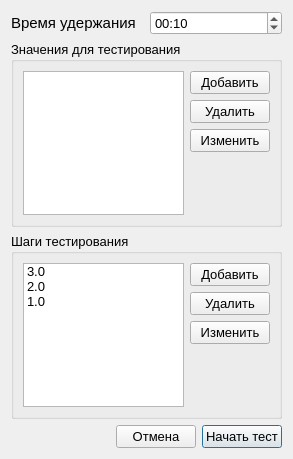
<?xml version="1.0" encoding="UTF-8"?>
<ui version="4.0">
 <class>OtherTestSettings</class>
 <widget class="QDialog" name="OtherTestSettings">
  <property name="geometry">
   <rect>
    <x>0</x>
    <y>0</y>
    <width>293</width>
    <height>459</height>
   </rect>
  </property>
  <property name="font">
   <font>
    <pointsize>14</pointsize>
   </font>
  </property>
  <property name="windowTitle">
   <string>Параметры тестирования</string>
  </property>
  <layout class="QVBoxLayout" name="verticalLayout_3">
   <item>
    <layout class="QHBoxLayout" name="horizontalLayout_3">
     <item>
      <widget class="QLabel" name="label">
       <property name="text">
        <string>&lt;html&gt;&lt;head/&gt;&lt;body&gt;&lt;p&gt;&lt;span style=&quot; font-size:11pt;&quot;&gt;Время удержания&lt;/span&gt;&lt;/p&gt;&lt;/body&gt;&lt;/html&gt;</string>
       </property>
      </widget>
     </item>
     <item>
      <widget class="QTimeEdit" name="timeEdit">
       <property name="font">
        <font>
         <pointsize>10</pointsize>
        </font>
       </property>
       <property name="currentSection">
        <enum>QDateTimeEdit::Section::SecondSection</enum>
       </property>
       <property name="displayFormat">
        <string>mm:ss</string>
       </property>
       <property name="currentSectionIndex">
        <number>1</number>
       </property>
       <property name="time">
        <time>
         <hour>0</hour>
         <minute>0</minute>
         <second>10</second>
        </time>
       </property>
      </widget>
     </item>
    </layout>
   </item>
   <item>
    <widget class="QGroupBox" name="groupBox_2">
     <property name="font">
      <font>
       <family>Segoe UI</family>
       <pointsize>10</pointsize>
      </font>
     </property>
     <property name="title">
      <string>Значения для тестирования</string>
     </property>
     <layout class="QHBoxLayout" name="horizontalLayout">
      <item>
       <widget class="QListWidget" name="listWidget_value">
        <property name="editTriggers">
         <set>QAbstractItemView::EditTrigger::CurrentChanged|QAbstractItemView::EditTrigger::DoubleClicked|QAbstractItemView::EditTrigger::EditKeyPressed</set>
        </property>
       </widget>
      </item>
      <item>
       <layout class="QVBoxLayout" name="verticalLayout">
        <item>
         <widget class="QPushButton" name="pushButton_add_value">
          <property name="font">
           <font>
            <family>Segoe UI</family>
            <pointsize>10</pointsize>
           </font>
          </property>
          <property name="text">
           <string>Добавить</string>
          </property>
          <property name="autoDefault">
           <bool>false</bool>
          </property>
         </widget>
        </item>
        <item>
         <widget class="QPushButton" name="pushButton_delete_value">
          <property name="font">
           <font>
            <family>Segoe UI</family>
            <pointsize>10</pointsize>
           </font>
          </property>
          <property name="text">
           <string>Удалить</string>
          </property>
         </widget>
        </item>
        <item>
         <widget class="QPushButton" name="pushButton_change_value">
          <property name="font">
           <font>
            <family>Segoe UI</family>
            <pointsize>10</pointsize>
           </font>
          </property>
          <property name="text">
           <string>Изменить</string>
          </property>
         </widget>
        </item>
        <item>
         <spacer name="verticalSpacer_2">
          <property name="orientation">
           <enum>Qt::Orientation::Vertical</enum>
          </property>
          <property name="sizeHint" stdset="0">
           <size>
            <width>20</width>
            <height>40</height>
           </size>
          </property>
         </spacer>
        </item>
       </layout>
      </item>
     </layout>
    </widget>
   </item>
   <item>
    <widget class="QGroupBox" name="groupBox">
     <property name="font">
      <font>
       <family>Segoe UI</family>
       <pointsize>10</pointsize>
      </font>
     </property>
     <property name="title">
      <string>Шаги тестирования</string>
     </property>
     <layout class="QHBoxLayout" name="horizontalLayout_2">
      <item>
       <widget class="QListWidget" name="listWidget_step">
        <item>
         <property name="text">
          <string>3.0</string>
         </property>
        </item>
        <item>
         <property name="text">
          <string>2.0</string>
         </property>
        </item>
        <item>
         <property name="text">
          <string>1.0</string>
         </property>
        </item>
       </widget>
      </item>
      <item>
       <layout class="QVBoxLayout" name="verticalLayout_2">
        <item>
         <widget class="QPushButton" name="pushButton_add_step">
          <property name="font">
           <font>
            <family>Segoe UI</family>
            <pointsize>10</pointsize>
           </font>
          </property>
          <property name="text">
           <string>Добавить</string>
          </property>
         </widget>
        </item>
        <item>
         <widget class="QPushButton" name="pushButton_delete_step">
          <property name="font">
           <font>
            <family>Segoe UI</family>
            <pointsize>10</pointsize>
           </font>
          </property>
          <property name="text">
           <string>Удалить</string>
          </property>
         </widget>
        </item>
        <item>
         <widget class="QPushButton" name="pushButton_change_step">
          <property name="font">
           <font>
            <family>Segoe UI</family>
            <pointsize>10</pointsize>
           </font>
          </property>
          <property name="text">
           <string>Изменить</string>
          </property>
         </widget>
        </item>
        <item>
         <spacer name="verticalSpacer">
          <property name="orientation">
           <enum>Qt::Orientation::Vertical</enum>
          </property>
          <property name="sizeHint" stdset="0">
           <size>
            <width>20</width>
            <height>40</height>
           </size>
          </property>
         </spacer>
        </item>
       </layout>
      </item>
     </layout>
    </widget>
   </item>
   <item>
    <layout class="QHBoxLayout" name="horizontalLayout_4">
     <item>
      <spacer name="horizontalSpacer_2">
       <property name="orientation">
        <enum>Qt::Orientation::Horizontal</enum>
       </property>
       <property name="sizeHint" stdset="0">
        <size>
         <width>40</width>
         <height>20</height>
        </size>
       </property>
      </spacer>
     </item>
     <item>
      <widget class="QPushButton" name="pushButton_2">
       <property name="font">
        <font>
         <pointsize>10</pointsize>
        </font>
       </property>
       <property name="text">
        <string>Отмена</string>
       </property>
      </widget>
     </item>
     <item>
      <widget class="QPushButton" name="pushButton">
       <property name="font">
        <font>
         <pointsize>10</pointsize>
        </font>
       </property>
       <property name="text">
        <string>Начать тест</string>
       </property>
       <property name="default">
        <bool>true</bool>
       </property>
      </widget>
     </item>
    </layout>
   </item>
  </layout>
 </widget>
 <resources/>
 <connections>
  <connection>
   <sender>pushButton_2</sender>
   <signal>clicked()</signal>
   <receiver>OtherTestSettings</receiver>
   <slot>reject()</slot>
   <hints>
    <hint type="sourcelabel">
     <x>80</x>
     <y>360</y>
    </hint>
    <hint type="destinationlabel">
     <x>19</x>
     <y>362</y>
    </hint>
   </hints>
  </connection>
  <connection>
   <sender>pushButton</sender>
   <signal>clicked()</signal>
   <receiver>OtherTestSettings</receiver>
   <slot>accept()</slot>
   <hints>
    <hint type="sourcelabel">
     <x>147</x>
     <y>357</y>
    </hint>
    <hint type="destinationlabel">
     <x>225</x>
     <y>376</y>
    </hint>
   </hints>
  </connection>
 </connections>
</ui>
